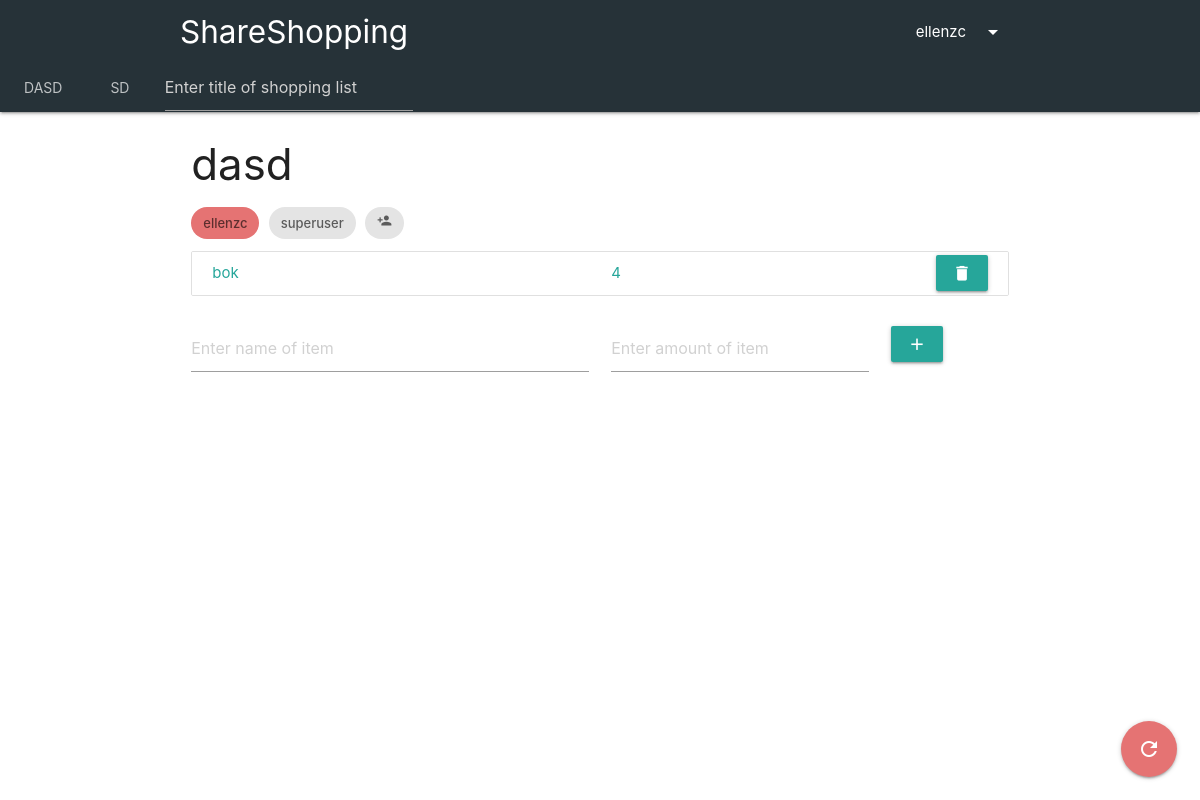
Page /main/shopping-lists/1 (signed in) on the earlier database version.
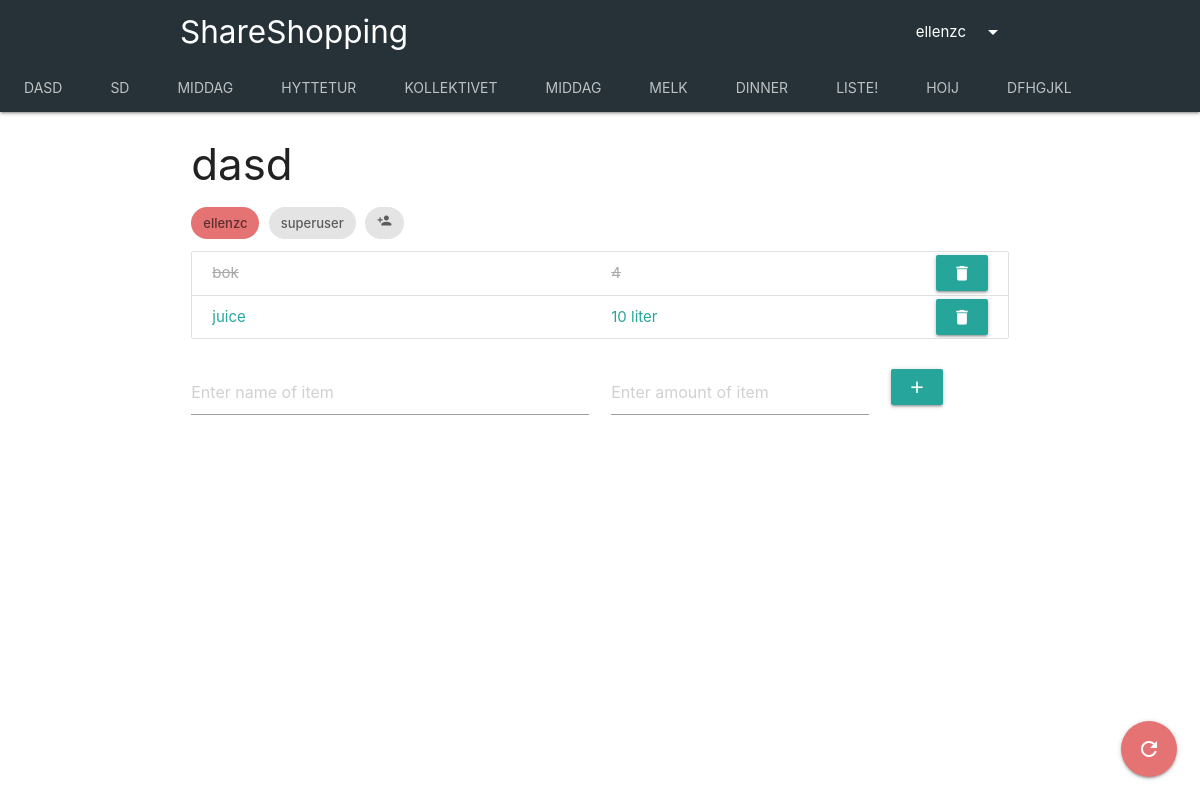
Same page on the later database version.
### shopping_list/models.py (models this page shows, shortened)
class ShoppingList(models.Model):
    title = models.CharField(max_length=100)
    owner = models.ForeignKey(User, on_delete=models.CASCADE, default=1, related_name='owner')
    participants = models.ManyToManyField(User, related_name='participants')

class Item(models.Model):
    name = models.CharField(max_length=80)
    amount = models.CharField(max_length=20)
    bought = models.BooleanField(default=False)
    shopping_list = models.ForeignKey(ShoppingList, on_delete=models.CASCADE, default=default_shopping_list_ID)
    creator = models.ForeignKey(User, on_delete=models.SET_NULL, default=1, null=True)

### shopping_list/views.py (the view)
# urls.py: path('shopping-lists/<shopping_list_id>', views.shopping_list_details, name='detail'),
@login_required(login_url='')
def shopping_list_details(request, shopping_list_id):
    user = request.user
    shopping_list = ShoppingList.objects.get(pk=shopping_list_id)
    if user != shopping_list.owner and user not in shopping_list.participants.all():
        return HttpResponse('Error 401: Unauthorized. User does not have permission to view this shopping list.', status=401)
    my_shopping_lists = get_users_shopping_lists(user)
    shopping_list_form = ShoppingListForm()
    item_list = Item.objects.filter(shopping_list=shopping_list_id)
    item_form = ItemForm()
    share_form = ShareForm()
    context = {
        'shopping_list': shopping_list,             # ShoppingList which is being inspected by user
        'shopping_list_form': shopping_list_form,
        'item_list': item_list,                     # List of Item objects in the inspected ShoppingList
        'item_form': item_form,
        'share_form': share_form,
        'my_shopping_lists': my_shopping_lists,
    }
    return render(request, 'shopping_list/shoppinglist.html', context)

### shopping_list/forms.py
class ShoppingListForm(forms.Form):
    title = forms.CharField(
        max_length=100,
        widget=forms.TextInput(
            attrs={
                'placeholder': 'Enter title of shopping list'
            }
        )
    )

class ItemForm(forms.Form):
    name = forms.CharField(
        max_length=50,
        widget=forms.TextInput(
            attrs={
                'placeholder': 'Enter name of item',
            }
        )
    )
    amount = forms.CharField(
        max_length=20,
        widget=forms.TextInput(
            attrs={
                'placeholder': 'Enter amount of item',
            }
        )
    )

### shopping_list/views.py (called while the page is built)
def get_users_shopping_lists(user):
    owned_shopping_lists = ShoppingList.objects.filter(owner=user)
    other_shopping_lists = ShoppingList.objects.filter(participants=user)
    my_shopping_lists = other_shopping_lists | owned_shopping_lists
    return my_shopping_lists.distinct().order_by('id')

### shopping_list/templates/shopping_list/shoppinglist.html (shortened to what this page needs)
{% extends 'shopping_list/index.html' %}
{% block content %}
<div class="container">
    <div class="row">
        <div class="col s12">
            <h3>{{ shopping_list.title }}</h3>
            <div class="chip red lighten-2">{{ shopping_list.owner }}</div>
            {% for participant in shopping_list.participants.all %}
            <div class="chip">{{ participant }}</div>
            {% endfor %}
            <a href="#"><div class="chip"><i class="tiny material-icons toggle-visibility">person_add</i></div></a>
            <div class="collection">
                {% for item in item_list %}
                        {% if item.bought %}
                            <a href="{% url 'not-bought' item.id %}" class="collection-item row">
                                <div class="col s6 item-bought">{{ item.name }}</div>
                                <div class="col s3 item-bought">{{ item.amount }}</div>
                                {% if shopping_list.owner == user or item.creator == user %}
                                    <form action="{% url 'delete-item' item.id %}" method='POST' class="col s1 offset-s2 button-fix">
                                    <button type="submit" class="waves-effect waves-light btn secondary-content">
                                        <i class="material-icons">delete</i>
                                    </button>
                                    </form>
                                {% endif %}
                            </a>
                        {% else %}
                            <a href="{% url 'bought' item.id %}" class="collection-item row">
                                <div class="col s6">{{ item.name }} </div>
                                <div class="col s3">{{ item.amount }}</div>
                                {% if shopping_list.owner == user or item.creator == user %}
                                <form action="{% url 'delete-item' item.id %}" method='POST' class="col s1 offset-s2 button-fix">
                                    <button type="submit" class="waves-effect waves-light btn secondary-content">
                                        <i class="material-icons">delete</i>
                                    </button>
                                </form>
                                {% endif %}
                            </a>
                        {% endif %}
                {% endfor %}
                </div>
            <div class="row">
                <form action="{% url 'add' shopping_list.id %}" method='POST' class="col s12">
                    <div class="row">
                        <div class="input-field col s6">{{ item_form.name }}</div>
                        <div class="input-field col s4">{{ item_form.amount }}</div>
                        <div class="input-field col s2">
                            <button type="submit" class="waves-effect waves-light btn">
                                <i class="material-icons">add</i>
                            </button>
                        </div>
                    </div>
                </form>
            </div>
            <div class="fixed-action-btn">
              <a class="btn-floating btn-large red lighten-2" href="">
                <i class="large material-icons">refresh</i>
              </a>
            </div>
        </div>
    </div>
</div>
{% endblock %}

### shopping_list/templates/shopping_list/index.html (shortened to what this page needs)
<!DOCTYPE html>
<html lang="en">
<head>
    {% load static %}
    <link rel="stylesheet" href="https://cdnjs.cloudflare.com/ajax/libs/materialize/1.0.0/css/materialize.min.css">
</head>
<body>
<nav class="nav-extended blue-grey darken-4">
    <div class="nav-wrapper">
        <div class="container">
            <a href="#" class="brand-logo">ShareShopping</a>
            <ul class="right">
                <li><a class="dropdown-trigger" href="#!" data-target="dropdown1">{{ user.username }}<i class="material-icons right">arrow_drop_down</i></a></li>
            </ul>
        </div>
    </div>
    <div class="nav-content center">
        <ul class="tabs tabs-transparent hide-on-med-and-down">
            {% for shopping_list in my_shopping_lists %}
            <li class="tab"><a href="{% url 'detail' shopping_list.id %}" >{{ shopping_list.title }}</a></li>
            {% endfor %}
            <li class="tab">
            <form action="{% url 'create-list' %}" method='POST'>
                <div class="row">
                    <div class="input-field col s12">{{ shopping_list_form.title }}</div>
                </div>
            </form>
            </li>
        </ul>
    </div>
</nav>
{% block content %}
{% endblock %}
</body>
</html>

### shopping_list/templates/shopping_list/index.html (style rules this page uses)
a { color: black; text-decoration: none; }
.item-bought { text-decoration: line-through; -webkit-text-fill-color: darkgray; color: darkgrey; }
.button-fix { float: right; margin-top: -7px; margin-bottom: -7px; }

Differences in the rows shown:
added ShoppingList: title "MIDDAG"
added ShoppingList: title "HYTTETUR"
added ShoppingList: title "KOLLEKTIVET"
added ShoppingList: title "MIDDAG"
added ShoppingList: title "MELK"
added ShoppingList: title "DINNER"
added ShoppingList: title "LISTE!"
added ShoppingList: title "HOIJ"
added ShoppingList: title "DFHGJKL"
changed Item "bok": bought False → True (drawn)
added Item: name "juice", amount "10 liter"
